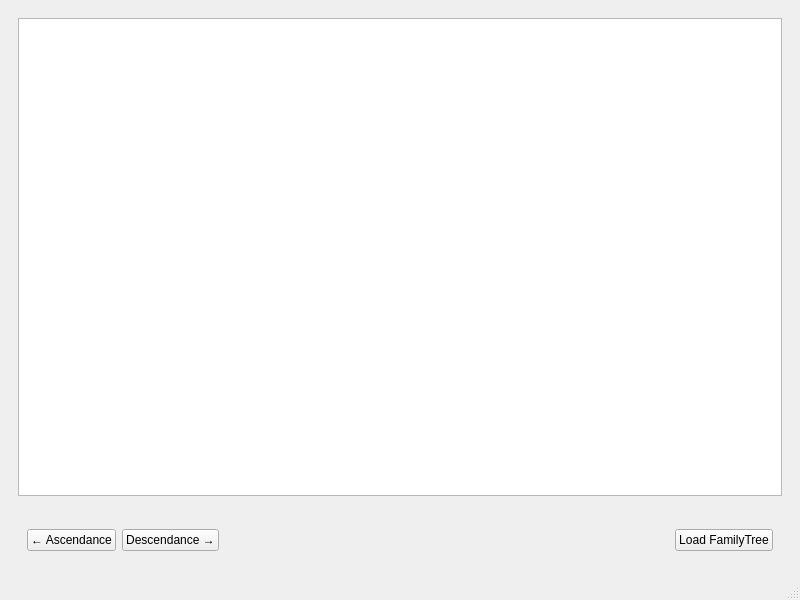
<?xml version="1.0" encoding="UTF-8"?>
<ui version="4.0">
 <class>mainwwin_treeviewer</class>
 <widget class="QMainWindow" name="mainwwin_treeviewer">
  <property name="geometry">
   <rect>
    <x>0</x>
    <y>0</y>
    <width>800</width>
    <height>600</height>
   </rect>
  </property>
  <property name="windowTitle">
   <string>Tree Viewer</string>
  </property>
  <widget class="QWidget" name="wid_centralwidget">
   <layout class="QVBoxLayout" name="verticalLayout">
    <item>
     <widget class="QWidget" name="widget" native="true">
      <layout class="QVBoxLayout" name="verticalLayout_3">
       <item>
        <widget class="QTreeView" name="treeView"/>
       </item>
      </layout>
     </widget>
    </item>
    <item>
     <widget class="QWidget" name="widget_2" native="true">
      <layout class="QHBoxLayout" name="horizontalLayout">
       <item>
        <widget class="QWidget" name="widget_3" native="true">
         <layout class="QHBoxLayout" name="horizontalLayout_2">
          <item>
           <widget class="QPushButton" name="pb_ascendance">
            <property name="text">
             <string>← Ascendance</string>
            </property>
           </widget>
          </item>
          <item>
           <widget class="QPushButton" name="pb_descendance">
            <property name="text">
             <string>Descendance →</string>
            </property>
           </widget>
          </item>
          <item>
           <spacer name="horizontalSpacer">
            <property name="orientation">
             <enum>Qt::Orientation::Horizontal</enum>
            </property>
            <property name="sizeHint" stdset="0">
             <size>
              <width>40</width>
              <height>20</height>
             </size>
            </property>
           </spacer>
          </item>
         </layout>
        </widget>
       </item>
       <item>
        <widget class="QWidget" name="widget_4" native="true">
         <layout class="QVBoxLayout" name="verticalLayout_2">
          <item>
           <widget class="QPushButton" name="pb_load">
            <property name="text">
             <string>Load FamilyTree</string>
            </property>
           </widget>
          </item>
         </layout>
        </widget>
       </item>
      </layout>
     </widget>
    </item>
   </layout>
  </widget>
  <widget class="QMenuBar" name="menubar">
   <property name="geometry">
    <rect>
     <x>0</x>
     <y>0</y>
     <width>800</width>
     <height>36</height>
    </rect>
   </property>
  </widget>
  <widget class="QStatusBar" name="statusbar"/>
 </widget>
 <resources/>
 <connections/>
</ui>
